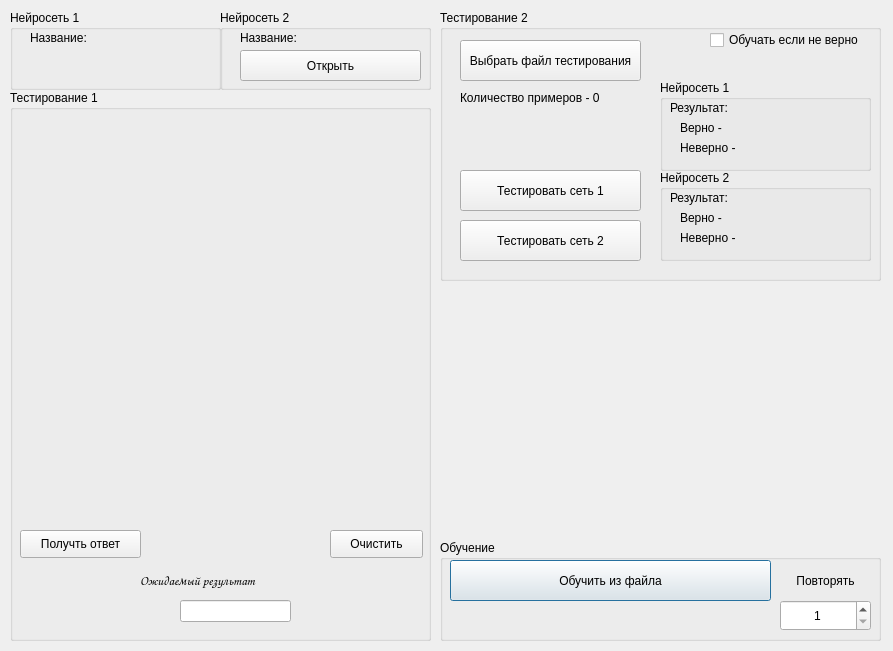
<?xml version="1.0" encoding="UTF-8"?>
<ui version="4.0">
 <class>TestDialog</class>
 <widget class="QDialog" name="TestDialog">
  <property name="geometry">
   <rect>
    <x>0</x>
    <y>0</y>
    <width>893</width>
    <height>651</height>
   </rect>
  </property>
  <property name="windowTitle">
   <string>Dialog</string>
  </property>
  <widget class="QGroupBox" name="groupBox">
   <property name="geometry">
    <rect>
     <x>440</x>
     <y>540</y>
     <width>441</width>
     <height>101</height>
    </rect>
   </property>
   <property name="title">
    <string>Обучение</string>
   </property>
   <widget class="QPushButton" name="bOpenFileTrain">
    <property name="geometry">
     <rect>
      <x>10</x>
      <y>20</y>
      <width>321</width>
      <height>41</height>
     </rect>
    </property>
    <property name="text">
     <string>Обучить из файла</string>
    </property>
   </widget>
   <widget class="QLabel" name="lStatusTrain">
    <property name="geometry">
     <rect>
      <x>10</x>
      <y>70</y>
      <width>321</width>
      <height>21</height>
     </rect>
    </property>
    <property name="text">
     <string/>
    </property>
    <property name="alignment">
     <set>Qt::AlignCenter</set>
    </property>
   </widget>
   <widget class="QSpinBox" name="spinBox">
    <property name="geometry">
     <rect>
      <x>340</x>
      <y>60</y>
      <width>91</width>
      <height>31</height>
     </rect>
    </property>
    <property name="alignment">
     <set>Qt::AlignCenter</set>
    </property>
    <property name="minimum">
     <number>1</number>
    </property>
    <property name="maximum">
     <number>100</number>
    </property>
   </widget>
   <widget class="QLabel" name="label">
    <property name="geometry">
     <rect>
      <x>340</x>
      <y>30</y>
      <width>91</width>
      <height>21</height>
     </rect>
    </property>
    <property name="text">
     <string>Повторять</string>
    </property>
    <property name="alignment">
     <set>Qt::AlignCenter</set>
    </property>
   </widget>
  </widget>
  <widget class="QGroupBox" name="groupBox_2">
   <property name="geometry">
    <rect>
     <x>10</x>
     <y>90</y>
     <width>421</width>
     <height>551</height>
    </rect>
   </property>
   <property name="title">
    <string>Тестирование 1</string>
   </property>
   <widget class="QLabel" name="lResult">
    <property name="geometry">
     <rect>
      <x>10</x>
      <y>480</y>
      <width>121</width>
      <height>61</height>
     </rect>
    </property>
    <property name="font">
     <font>
      <family>Comic Sans MS</family>
      <pointsize>24</pointsize>
      <weight>50</weight>
      <bold>false</bold>
     </font>
    </property>
    <property name="text">
     <string/>
    </property>
    <property name="alignment">
     <set>Qt::AlignCenter</set>
    </property>
   </widget>
   <widget class="QPushButton" name="bGetChar">
    <property name="geometry">
     <rect>
      <x>10</x>
      <y>440</y>
      <width>121</width>
      <height>28</height>
     </rect>
    </property>
    <property name="text">
     <string>Получть ответ</string>
    </property>
   </widget>
   <widget class="QPushButton" name="bClear">
    <property name="geometry">
     <rect>
      <x>320</x>
      <y>440</y>
      <width>93</width>
      <height>28</height>
     </rect>
    </property>
    <property name="text">
     <string>Очистить</string>
    </property>
   </widget>
   <widget class="QWidget" name="widget" native="true">
    <property name="geometry">
     <rect>
      <x>10</x>
      <y>30</y>
      <width>400</width>
      <height>400</height>
     </rect>
    </property>
   </widget>
   <widget class="QLineEdit" name="lineEditRes">
    <property name="geometry">
     <rect>
      <x>170</x>
      <y>510</y>
      <width>111</width>
      <height>22</height>
     </rect>
    </property>
    <property name="maxLength">
     <number>1</number>
    </property>
    <property name="alignment">
     <set>Qt::AlignCenter</set>
    </property>
   </widget>
   <widget class="QLabel" name="label_2">
    <property name="geometry">
     <rect>
      <x>130</x>
      <y>480</y>
      <width>191</width>
      <height>21</height>
     </rect>
    </property>
    <property name="font">
     <font>
      <family>Comic Sans MS</family>
      <pointsize>10</pointsize>
     </font>
    </property>
    <property name="text">
     <string>Ожидаемый результат</string>
    </property>
   </widget>
  </widget>
  <widget class="QGroupBox" name="groupBox_3">
   <property name="geometry">
    <rect>
     <x>10</x>
     <y>10</y>
     <width>211</width>
     <height>80</height>
    </rect>
   </property>
   <property name="title">
    <string>Нейросеть 1</string>
   </property>
   <widget class="QLabel" name="lName1">
    <property name="geometry">
     <rect>
      <x>20</x>
      <y>20</y>
      <width>181</width>
      <height>16</height>
     </rect>
    </property>
    <property name="text">
     <string>Название: </string>
    </property>
   </widget>
  </widget>
  <widget class="QGroupBox" name="groupBox_4">
   <property name="geometry">
    <rect>
     <x>440</x>
     <y>10</y>
     <width>441</width>
     <height>271</height>
    </rect>
   </property>
   <property name="title">
    <string>Тестирование 2</string>
   </property>
   <widget class="QCheckBox" name="checkBox">
    <property name="geometry">
     <rect>
      <x>270</x>
      <y>20</y>
      <width>161</width>
      <height>20</height>
     </rect>
    </property>
    <property name="text">
     <string>Обучать если не верно</string>
    </property>
   </widget>
   <widget class="QPushButton" name="bOpenFileTest">
    <property name="geometry">
     <rect>
      <x>20</x>
      <y>30</y>
      <width>181</width>
      <height>41</height>
     </rect>
    </property>
    <property name="text">
     <string>Выбрать файл тестирования</string>
    </property>
   </widget>
   <widget class="QGroupBox" name="groupBox_5">
    <property name="geometry">
     <rect>
      <x>220</x>
      <y>70</y>
      <width>211</width>
      <height>91</height>
     </rect>
    </property>
    <property name="title">
     <string>Нейросеть 1</string>
    </property>
    <widget class="QLabel" name="label_4">
     <property name="geometry">
      <rect>
       <x>10</x>
       <y>20</y>
       <width>91</width>
       <height>16</height>
      </rect>
     </property>
     <property name="text">
      <string>Результат:</string>
     </property>
    </widget>
    <widget class="QLabel" name="lTrue1">
     <property name="geometry">
      <rect>
       <x>20</x>
       <y>40</y>
       <width>181</width>
       <height>16</height>
      </rect>
     </property>
     <property name="text">
      <string>Верно - </string>
     </property>
    </widget>
    <widget class="QLabel" name="lFalse1">
     <property name="geometry">
      <rect>
       <x>20</x>
       <y>60</y>
       <width>181</width>
       <height>16</height>
      </rect>
     </property>
     <property name="text">
      <string>Неверно - </string>
     </property>
    </widget>
   </widget>
   <widget class="QGroupBox" name="groupBox_6">
    <property name="geometry">
     <rect>
      <x>220</x>
      <y>160</y>
      <width>211</width>
      <height>91</height>
     </rect>
    </property>
    <property name="title">
     <string>Нейросеть 2</string>
    </property>
    <widget class="QLabel" name="label_7">
     <property name="geometry">
      <rect>
       <x>10</x>
       <y>20</y>
       <width>91</width>
       <height>16</height>
      </rect>
     </property>
     <property name="text">
      <string>Результат:</string>
     </property>
    </widget>
    <widget class="QLabel" name="lTrue2">
     <property name="geometry">
      <rect>
       <x>20</x>
       <y>40</y>
       <width>181</width>
       <height>16</height>
      </rect>
     </property>
     <property name="text">
      <string>Верно - </string>
     </property>
    </widget>
    <widget class="QLabel" name="lFalse2">
     <property name="geometry">
      <rect>
       <x>20</x>
       <y>60</y>
       <width>181</width>
       <height>16</height>
      </rect>
     </property>
     <property name="text">
      <string>Неверно - </string>
     </property>
    </widget>
   </widget>
   <widget class="QPushButton" name="bTest1">
    <property name="geometry">
     <rect>
      <x>20</x>
      <y>160</y>
      <width>181</width>
      <height>41</height>
     </rect>
    </property>
    <property name="text">
     <string>Тестировать сеть 1</string>
    </property>
   </widget>
   <widget class="QLabel" name="lCountExamples">
    <property name="geometry">
     <rect>
      <x>20</x>
      <y>80</y>
      <width>181</width>
      <height>16</height>
     </rect>
    </property>
    <property name="text">
     <string>Количество примеров - 0</string>
    </property>
   </widget>
   <widget class="QPushButton" name="bTest2">
    <property name="geometry">
     <rect>
      <x>20</x>
      <y>210</y>
      <width>181</width>
      <height>41</height>
     </rect>
    </property>
    <property name="text">
     <string>Тестировать сеть 2</string>
    </property>
   </widget>
   <widget class="QLabel" name="lStatusTest">
    <property name="geometry">
     <rect>
      <x>20</x>
      <y>140</y>
      <width>181</width>
      <height>16</height>
     </rect>
    </property>
    <property name="text">
     <string/>
    </property>
    <property name="alignment">
     <set>Qt::AlignCenter</set>
    </property>
   </widget>
  </widget>
  <widget class="QGroupBox" name="groupBox_7">
   <property name="geometry">
    <rect>
     <x>220</x>
     <y>10</y>
     <width>211</width>
     <height>80</height>
    </rect>
   </property>
   <property name="title">
    <string>Нейросеть 2</string>
   </property>
   <widget class="QLabel" name="lName2">
    <property name="geometry">
     <rect>
      <x>20</x>
      <y>20</y>
      <width>181</width>
      <height>16</height>
     </rect>
    </property>
    <property name="text">
     <string>Название: </string>
    </property>
   </widget>
   <widget class="QPushButton" name="bOpen2">
    <property name="geometry">
     <rect>
      <x>20</x>
      <y>40</y>
      <width>181</width>
      <height>31</height>
     </rect>
    </property>
    <property name="text">
     <string>Открыть</string>
    </property>
   </widget>
  </widget>
 </widget>
 <resources/>
 <connections/>
</ui>
